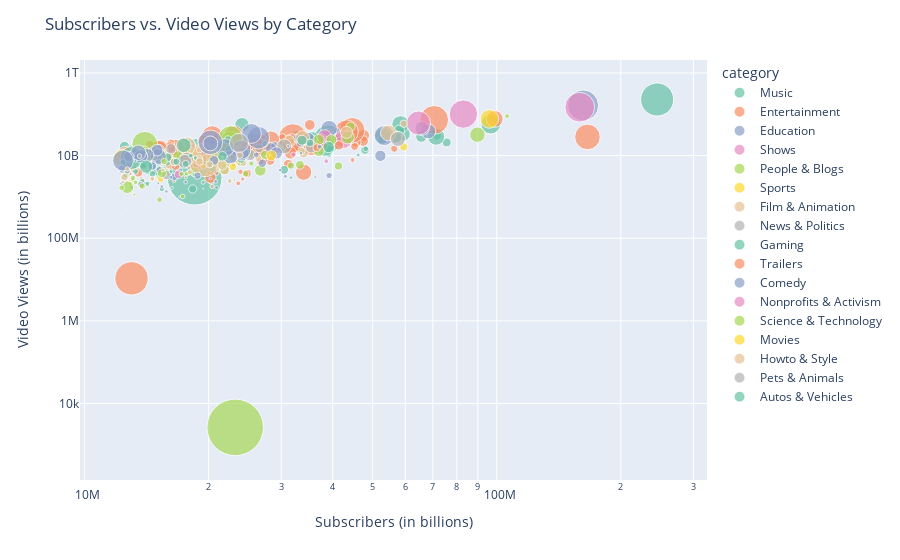

Notebook code cell kept with this figure:
### Code cell
#  Scatter plot for subscribers vs. video views with size and color encoding
fig3 = px.scatter(df_cleaned, x='subscribers', y='video views', size='video_views_for_the_last_30_days',
                  color='category', hover_name='Youtuber', hover_data=['Country'], size_max=40,
                  labels={'subscribers': 'Subscribers (in billions)', 'video views': 'Video Views (in billions)'},
                  color_discrete_sequence=px.colors.qualitative.Set2)
fig3.update_layout(title_text='Subscribers vs. Video Views by Category', xaxis_type='log', yaxis_type='log')
fig3.show()
